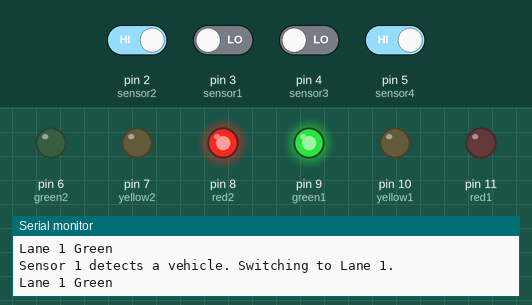
The sketch below on a simulated Arduino Uno, built with avr-gcc and run on an emulated ATmega328P. On the bench: output pins drawn as LEDs (lit = HIGH), the last lines printed to the serial monitor. Inputs (shaded band) come from the test bench; at power-on: pin 2 (sensor2), pin 5 (sensor4) HIGH, pin 3 (sensor1), pin 4 (sensor3) LOW.

Above: at 14.8 s.
14.9 s: pin 5 (sensor4) driven LOW
At 21.3 s:
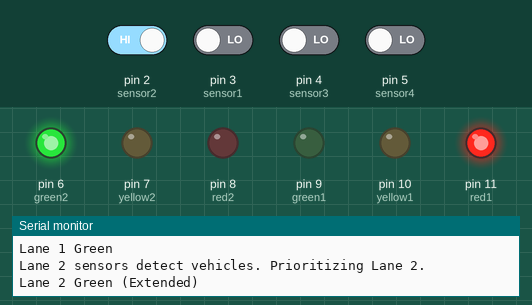
22.7 s: pin 2 (sensor2) driven LOW
At 29.8 s:
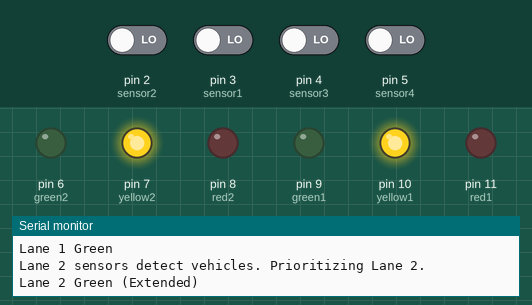
Timing chart, 0 to 32.5 s (numbered marks = the images above; inputs shaded):
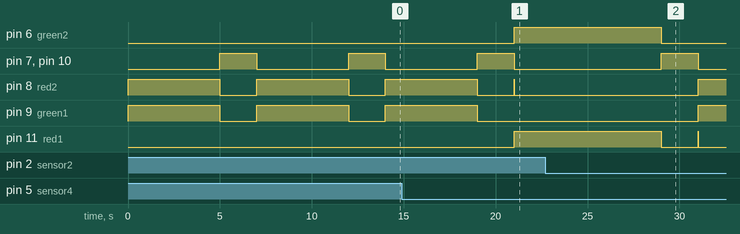

Measured:
- after the input at 14.9 s, pin 6 (green2), pin 11 (red1): LOW → HIGH after 6.1 s; pin 9 (green1): goes on until 19.0 s, then stays LOW
- after the input at 22.7 s, pin 6 (green2): goes on until 29.0 s, then stays LOW; pin 8 (red2): goes on until 31.0 s, then stays HIGH; pin 9 (green1): LOW → HIGH after 8.3 s
- by itself, pin 8 (red2), pin 9 (green1): alternates HIGH for 5.0 s and LOW for 2.0 s

The sketch:

LANE1_LANE2_CODE.ino
```cpp
// Define the pins for the IR sensors
const int sensor1 = 3;
const int sensor2 = 2;
const int sensor3 = 4;
const int sensor4 = 5;

// Define the pins for the traffic lights
const int green1 = 9;
const int yellow1 = 10;
const int red1 = 11;
const int green2 = 6;
const int yellow2 = 7;
const int red2 = 8;

void setup() {
  pinMode(green1, OUTPUT);
  pinMode(yellow1, OUTPUT);
  pinMode(red1, OUTPUT);
  pinMode(green2, OUTPUT);
  pinMode(yellow2, OUTPUT);
  pinMode(red2, OUTPUT);
  pinMode(sensor1, INPUT);
  pinMode(sensor2, INPUT);
  pinMode(sensor3, INPUT);
  pinMode(sensor4, INPUT);
  Serial.begin(9600);

  // Default state: all red
  digitalWrite(red1, HIGH);
  digitalWrite(red2, HIGH);
}

void loop() {
  bool vehicleDetected1 = digitalRead(sensor1) == 0;
  bool vehicleDetected2 = digitalRead(sensor2) == 0;
  bool vehicleDetected3 = digitalRead(sensor3) == 0;
  bool vehicleDetected4 = digitalRead(sensor4) == 0;

  if (vehicleDetected1 && vehicleDetected2 && vehicleDetected3 && vehicleDetected4) {
    // If all sensors detect vehicles, prioritize Lane 1 first, then Lane 2
    Serial.println("All sensors detect vehicles. Prioritizing Lane 1 first.");
    switchToLane1_8();
    delay(100);// Lane 1 gets extended green light
    switchToLane2_8(); // Lane 2 gets extended green light
  } else if (vehicleDetected1 && vehicleDetected2) {
    // If both sensors on Lane 1 detect vehicles, prioritize Lane 1
    Serial.println("Lane 1 sensors detect vehicles. Prioritizing Lane 1.");
    switchToLane1_8();
    // Lane 1 gets extended green light
  } else if (vehicleDetected3 && vehicleDetected4) {
    // If both sensors on Lane 2 detect vehicles, prioritize Lane 2
    Serial.println("Lane 2 sensors detect vehicles. Prioritizing Lane 2.");
    switchToLane2_8(); // Lane 2 gets extended green light
  } else if (vehicleDetected1) {
    // If only sensor1 detects a vehicle, give Lane 1 standard green light
    Serial.println("Sensor 1 detects a vehicle. Switching to Lane 1.");
    switchToLane1();
  } else if (vehicleDetected3) {
    // If only sensor3 detects a vehicle, give Lane 2 standard green light
    Serial.println("Sensor 3 detects a vehicle. Switching to Lane 2.");
    switchToLane2();
  } else if (vehicleDetected3 && vehicleDetected4 && vehicleDetected1) {
    // If both sensors on Lane 2 detect vehicles, prioritize Lane 2
    Serial.println("Lane 2 sensors detect vehicles. Prioritizing Lane 2.");
    switchToLane2_8(); // Lane 2 gets extended green light
  } else if (vehicleDetected1 && vehicleDetected2 && vehicleDetected3) {
    // If both sensors on Lane 2 detect vehicles, prioritize Lane 2
    Serial.println("Lane 2 sensors detect vehicles. Prioritizing Lane 2.");
    switchToLane1_8(); // Lane 2 gets extended green light
  }


}

void switchToLane1() {
  Serial.println("Lane 1 Green");
  setLights(HIGH, LOW, LOW, LOW, LOW, HIGH);
  delay(5000);
  transitionToRed();
}

void switchToLane1_8() {
  Serial.println("Lane 1 Green (Extended)");
  setLights(HIGH, LOW, LOW, LOW, LOW, HIGH);
  delay(8000);
  transitionToRed();
}

void switchToLane2() {
  Serial.println("Lane 2 Green");
  setLights(LOW, LOW, HIGH, HIGH, LOW, LOW);
  delay(5000);
  transitionToRed();
}

void switchToLane2_8() {
  Serial.println("Lane 2 Green (Extended)");
  setLights(LOW, LOW, HIGH, HIGH, LOW, LOW);
  delay(8000);
  transitionToRed();
}

void transitionToRed() {
  setLights(LOW, HIGH, LOW, LOW, HIGH, LOW);
  delay(2000);
  digitalWrite(yellow1, LOW);
  digitalWrite(yellow2, LOW);
  digitalWrite(red1, HIGH);
  digitalWrite(red2, HIGH);
}

void setLights(bool g1, bool y1, bool r1, bool g2, bool y2, bool r2) {
  digitalWrite(green1, g1);
  digitalWrite(yellow1, y1);
  digitalWrite(red1, r1);
  digitalWrite(green2, g2);
  digitalWrite(yellow2, y2);
  digitalWrite(red2, r2);
}
```
